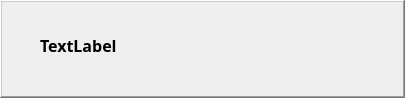
<?xml version="1.0" encoding="UTF-8"?>
<ui version="4.0">
 <class>FrameProcessMessage</class>
 <widget class="QFrame" name="FrameProcessMessage">
  <property name="windowModality">
   <enum>Qt::ApplicationModal</enum>
  </property>
  <property name="geometry">
   <rect>
    <x>0</x>
    <y>0</y>
    <width>405</width>
    <height>98</height>
   </rect>
  </property>
  <property name="windowTitle">
   <string>Frame</string>
  </property>
  <property name="frameShape">
   <enum>QFrame::WinPanel</enum>
  </property>
  <property name="frameShadow">
   <enum>QFrame::Raised</enum>
  </property>
  <widget class="QLabel" name="message">
   <property name="geometry">
    <rect>
     <x>40</x>
     <y>30</y>
     <width>321</width>
     <height>31</height>
    </rect>
   </property>
   <property name="font">
    <font>
     <family>Arial Black</family>
     <pointsize>12</pointsize>
     <weight>75</weight>
     <bold>true</bold>
    </font>
   </property>
   <property name="text">
    <string>TextLabel</string>
   </property>
  </widget>
 </widget>
 <resources/>
 <connections/>
</ui>
